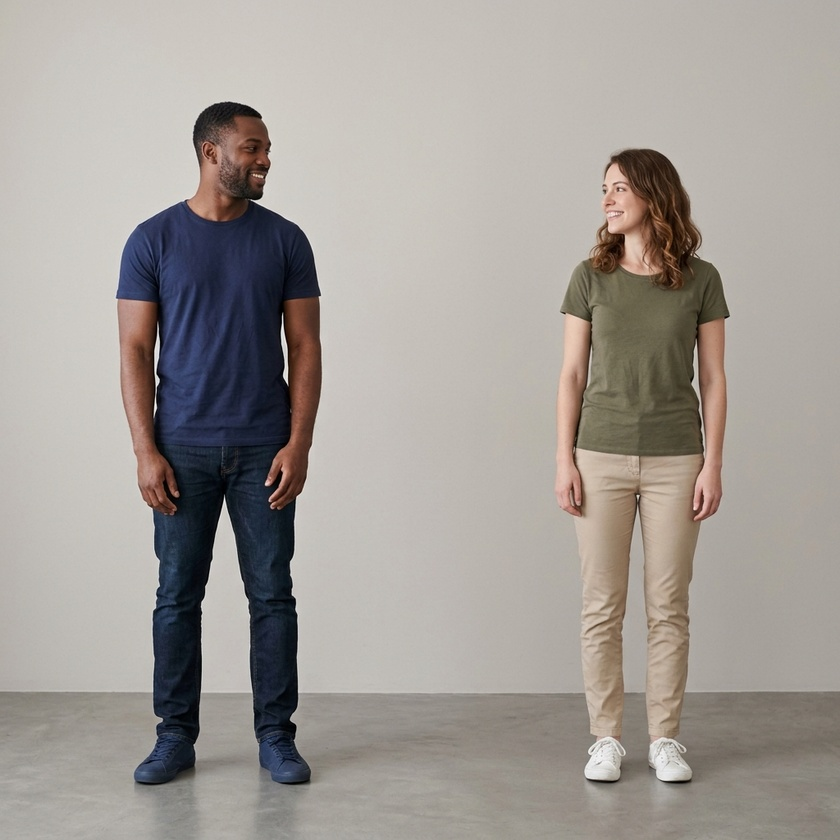
#> input picture test_image.jpg, 840 x 840 px, shrunk from 1024 x 1024 before the run
$ python debug_pipeline_stages.py --input test_image.jpg
#> lines starting #> are read from the running program, lines starting #| are printed output that depends on the picture; after the words box and inside, x2 and y2 are one past the last pixel; in counts of white or black regions, pixels touching at a corner belong together
### detection.py
import cv2
import numpy as np

_CUSTOM_WIN_W = 64
_CUSTOM_WIN_H = 128
_CUSTOM_CELL = 8
_CUSTOM_BINS = 9
_CUSTOM_BIN_WIDTH = 180.0 / _CUSTOM_BINS
_CUSTOM_BLOCK_EPS = 1e-6
_CUSTOM_SCORE_OFFSET = 10.0

_PEOPLE_SVM = None
_HOG_DETECTOR = None


def preprocess_for_hog(image):
    lab = cv2.cvtColor(image, cv2.COLOR_BGR2LAB)
    clahe = cv2.createCLAHE(clipLimit=3.0, tileGridSize=(8, 8))
    lab[:, :, 0] = clahe.apply(lab[:, :, 0])
    return cv2.cvtColor(lab, cv2.COLOR_LAB2BGR)


# [15 lines left out: functions shrink_boxes, _get_default_people_svm, not called in this run]


def _get_opencv_hog_detector():
    global _HOG_DETECTOR
    if _HOG_DETECTOR is None:
        hog = cv2.HOGDescriptor()
        hog.setSVMDetector(cv2.HOGDescriptor_getDefaultPeopleDetector())
        _HOG_DETECTOR = hog
    return _HOG_DETECTOR


# [41 lines left out: function _compute_hog_descriptor, not called in this run]


def _nms_xywh(boxes, scores, iou_threshold):
    if len(boxes) == 0:
        return []

    boxes = np.asarray(boxes, dtype=np.float32)
    scores = np.asarray(scores, dtype=np.float32)

    x1 = boxes[:, 0]
    y1 = boxes[:, 1]
    x2 = boxes[:, 0] + boxes[:, 2]
    y2 = boxes[:, 1] + boxes[:, 3]
    areas = (x2 - x1) * (y2 - y1)

    order = scores.argsort()[::-1]
    keep = []

    while order.size > 0:
        i = int(order[0])
        keep.append(i)
        if order.size == 1:
            break

        rest = order[1:]
        xx1 = np.maximum(x1[i], x1[rest])
        yy1 = np.maximum(y1[i], y1[rest])
        xx2 = np.minimum(x2[i], x2[rest])
        yy2 = np.minimum(y2[i], y2[rest])

        inter_w = np.maximum(0.0, xx2 - xx1)
        inter_h = np.maximum(0.0, yy2 - yy1)
        inter = inter_w * inter_h
        union = areas[i] + areas[rest] - inter
        iou = inter / np.maximum(union, 1e-6)

        order = rest[iou <= iou_threshold]

    return keep


# [41 lines left out: function _detect_humans_custom, not called in this run]


def detect_humans(
    image,
    win_stride=(8, 8),
    padding=(8, 8),
    scale=1.05,
    score_threshold=0.0,
    nms_threshold=0.25,
    hit_threshold=0.0,
    use_preprocessing=True,
    shrink_factor=0.0,
    backend="opencv",
):
    proc_image = preprocess_for_hog(image) if use_preprocessing else image

    if backend == "custom":
        boxes, weights = _detect_humans_custom(
            image=proc_image,
            win_stride=win_stride,
            scale=scale,
            hit_threshold=hit_threshold,
        )
    else:
        hog = _get_opencv_hog_detector()
        boxes, weights = hog.detectMultiScale(
            proc_image,
            winStride=win_stride,
            padding=padding,
            scale=scale,
            hitThreshold=hit_threshold,
        )

    if len(boxes) == 0:
        return []

    boxes = np.asarray(boxes, dtype=np.int32)
    weights = np.asarray(weights, dtype=np.float32).reshape(-1)

    score_keep = weights > score_threshold
    boxes = boxes[score_keep]
    weights = weights[score_keep]
    if len(boxes) == 0:
        return []

    keep_idx = _nms_xywh(boxes, weights, iou_threshold=nms_threshold)
    result = boxes.tolist() if len(keep_idx) == 0 else boxes[keep_idx].tolist()

    if shrink_factor > 0:
        result = shrink_boxes(result, factor=shrink_factor)

    return result


# [147 lines left out: functions _sanitize_rect, _largest_component_mask, get_binary_masks, filter_person_boxes, pick_swap_pair, not called in this run]

### debug_pipeline_stages.py
import argparse
import configparser
from pathlib import Path

import cv2
import numpy as np

from detection import detect_humans, get_binary_masks, preprocess_for_hog
from inpainting import inpaint_neighbor_averaging
from transformation import apply_translation


def load_cfg(path):
    cfg = configparser.ConfigParser()
    cfg.read(path, encoding="utf-8")
    return cfg


def cfg_get(cfg, section, key, fallback):
    if not cfg.has_option(section, key):
        return fallback
    if isinstance(fallback, bool):
        return cfg.getboolean(section, key)
    if isinstance(fallback, int):
        return cfg.getint(section, key)
    if isinstance(fallback, float):
        return cfg.getfloat(section, key)
    return cfg.get(section, key)


def save_image(outdir, name, image):
    cv2.imwrite(str(outdir / name), image)


def draw_boxes(image, boxes, color=(0, 255, 0), thickness=2):
    vis = image.copy()
    for i, (x, y, w, h) in enumerate(boxes):
        cv2.rectangle(vis, (x, y), (x + w, y + h), color, thickness)
        cv2.putText(
            vis,
            f"#{i} ({x},{y},{w},{h})",
            (x, max(16, y - 6)),
            cv2.FONT_HERSHEY_SIMPLEX,
            0.5,
            color,
            1,
            cv2.LINE_AA,
        )
    return vis


def overlay_mask(image, mask, color=(0, 0, 255), alpha=0.45):
    vis = image.copy().astype(np.float32)
    layer = np.zeros_like(vis)
    layer[:, :] = color
    mask_idx = mask > 0
    vis[mask_idx] = vis[mask_idx] * (1.0 - alpha) + layer[mask_idx] * alpha
    return np.clip(vis, 0, 255).astype(np.uint8)


def get_detection_params(cfg):
    return {
        "win_stride": (
            cfg_get(cfg, "detection", "win_stride_w", 8),
            cfg_get(cfg, "detection", "win_stride_h", 8),
        ),
        "padding": (
            cfg_get(cfg, "detection", "padding_w", 8),
            cfg_get(cfg, "detection", "padding_h", 8),
        ),
        "scale": cfg_get(cfg, "detection", "scale", 1.05),
        "score_threshold": cfg_get(cfg, "detection", "score_threshold", 0.0),
        "nms_threshold": cfg_get(cfg, "detection", "nms_threshold", 0.25),
        "hit_threshold": cfg_get(cfg, "detection", "hit_threshold", 0.0),
        "use_preprocessing": cfg_get(cfg, "detection", "use_preprocessing", True),
        "shrink_factor": cfg_get(cfg, "detection", "shrink_factor", 0.0),
    }


def write_summary(
    outdir, input_path, boxes, center_a, center_b, trans_a, trans_b, inpaint_mask, mask_a, mask_b
):
    with (outdir / "debug_summary.txt").open("w", encoding="utf-8") as f:
        f.write("Debug summary for pipeline stages\n")
        f.write(f"Input: {input_path}\n")
        f.write(f"Detected boxes: {len(boxes)}\n")
        for i, box in enumerate(boxes):
            f.write(f"  box_{i}: {box}\n")
        f.write(f"Centers: A={center_a}, B={center_b}\n")
        f.write(f"Translations: A={trans_a}, B={trans_b}\n")
        f.write(f"Inpaint pixels: {int(np.sum(inpaint_mask > 0))}\n")
        f.write(f"Mask A pixels: {int(np.sum(mask_a > 0))}\n")
        f.write(f"Mask B pixels: {int(np.sum(mask_b > 0))}\n")


def main():
    parser = argparse.ArgumentParser(description="Save debug images for each pipeline stage.")
    parser.add_argument("--config", default="config.cfg", help="Config file path.")
    parser.add_argument("--input", default="", help="Override input image path.")
    parser.add_argument(
        "--outdir", default="debug_stages", help="Output directory for debug images."
    )
    args = parser.parse_args()

    cfg = load_cfg(args.config)
    input_path = args.input or cfg_get(cfg, "pipeline", "input", "test_image.jpg")
    outdir = Path(args.outdir)
    outdir.mkdir(parents=True, exist_ok=True)

    image = cv2.imread(input_path)
#> image is the input picture: shape (840, 840, 3); mean B, G, R 150.8, 156, 161.7
    if image is None:
        raise FileNotFoundError(f"Cannot read input image: {input_path}")

    detection_params = get_detection_params(cfg)
    grabcut_iters = cfg_get(cfg, "masks", "grabcut_iters", 5)

    save_image(outdir, "00_original.jpg", image)
    hog_input = (
        preprocess_for_hog(image)
        if detection_params["use_preprocessing"]
        else image.copy()
    )
#> in preprocess_for_hog, `lab = cv2.cvtColor(image, cv2.COLOR_BGR2LAB)`: lab: shape (840, 840, 3); mean of channels 0, 1, 2 163.3, 129.6, 131.5
#> in preprocess_for_hog, `lab[:, :, 0] = clahe.apply(lab[:, :, 0])`: lab: shape (840, 840, 3); mean of channels 0, 1, 2 165, 129.6, 131.5
#> in preprocess_for_hog, `return cv2.cvtColor(lab, cv2.COLOR_LAB2BGR)`:
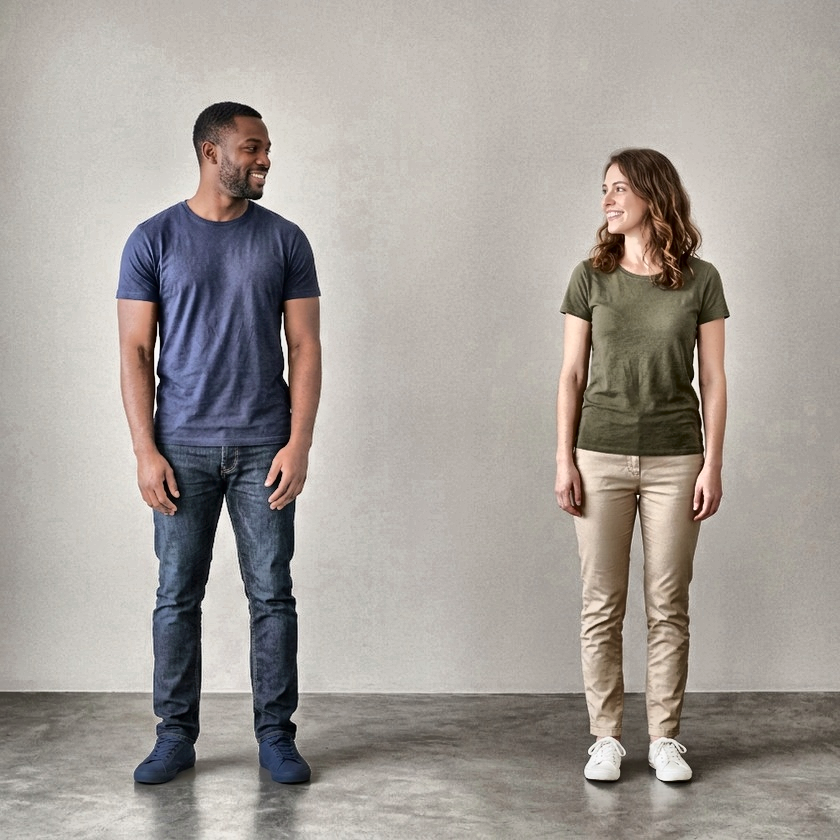
#> returned value: shape (840, 840, 3); mean B, G, R 152.3, 157.6, 163.7
    save_image(outdir, "01_hog_input.jpg", hog_input)

    boxes = detect_humans(image, **detection_params)
#> in detect_humans, `boxes, weights = hog.detectMultiScale( proc_image, winStride=win_strid..`: boxes = [[461, 89, 364, 729]]; weights = [1.11]
#> in detect_humans, `score_keep = weights > score_threshold`: score_keep = [True]
#> in _nms_xywh, `boxes = np.asarray(boxes, dtype=np.float32)`: boxes = [[461, 89, 364, 729]]
#> in _nms_xywh, `scores = np.asarray(scores, dtype=np.float32)`: scores = [1.11]
#> in _nms_xywh, `x1 = boxes[:, 0]`: x1 = [461]
#> in _nms_xywh, `y1 = boxes[:, 1]`: y1 = [89]
#> in _nms_xywh, `x2 = boxes[:, 0] + boxes[:, 2]`: x2 = [825]
#> in _nms_xywh, `y2 = boxes[:, 1] + boxes[:, 3]`: y2 = [818]
#> in _nms_xywh, `areas = (x2 - x1) * (y2 - y1)`: areas = [265356]
#> in _nms_xywh, `order = scores.argsort()[::-1]`: order = [0]
#> the loop in _nms_xywh, `while order.size > 0:` made 1 pass
#> in detect_humans, `result = boxes.tolist() if len(keep_idx) == 0 else boxes[keep_idx].tol..`: result = [[461, 89, 364, 729]]
#> boxes = [[461, 89, 364, 729]]
    save_image(outdir, "02_detected_boxes.jpg", draw_boxes(image, boxes))
#> the loop in draw_boxes, `for i, (x, y, w, h) in enumerate(boxes):` made 1 pass
#> after the loop in draw_boxes, `for i, (x, y, w, h) in enumerate(boxes):`:
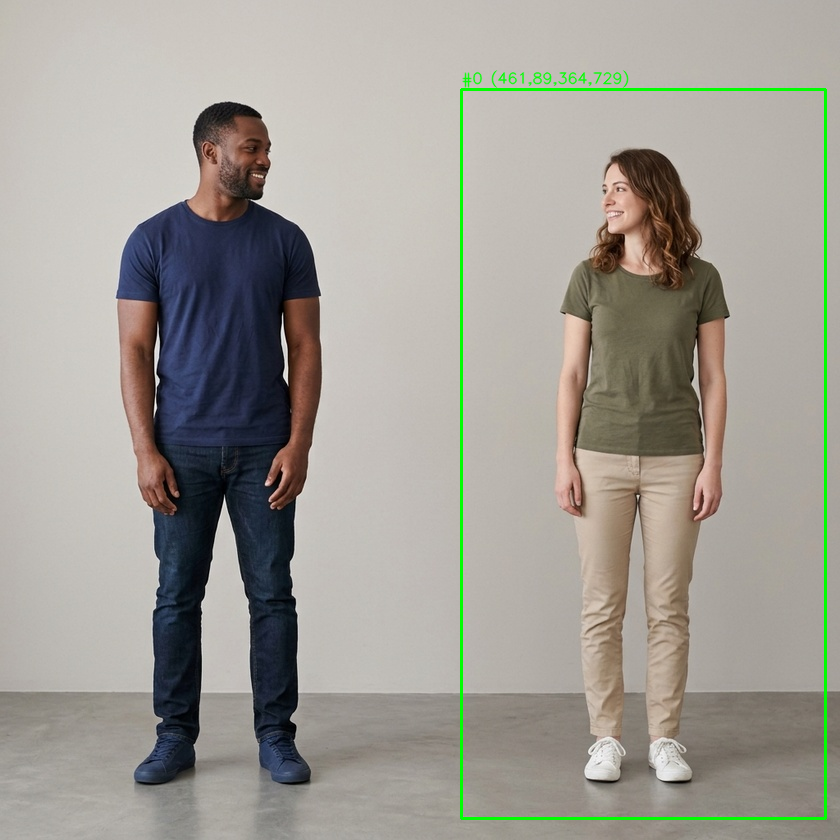
#> vis: shape (840, 840, 3); 1.1% of pixels changed, all inside (x1, y1, x2, y2) = (460, 70, 827, 820)
    if len(boxes) < 2:
        print("Detected fewer than 2 people; stopped after detection debug.")
        return

    masks_data = get_binary_masks(image, boxes, top_k=2, grabcut_iters=grabcut_iters)
    if len(masks_data) < 2:
        print("Failed to extract at least 2 masks; stopped after mask debug.")
        return

    (mask_a, rect_a), (mask_b, rect_b) = masks_data[:2]
    save_image(outdir, "03_mask_a.jpg", (mask_a * 255).astype(np.uint8))
    save_image(outdir, "04_mask_b.jpg", (mask_b * 255).astype(np.uint8))

    mask_overlay = overlay_mask(
        overlay_mask(image, mask_a, color=(0, 0, 255)),
        mask_b,
        color=(0, 255, 0),
    )
    save_image(outdir, "05_masks_overlay.jpg", mask_overlay)

    center_a = (rect_a[0] + rect_a[2] // 2, rect_a[1] + rect_a[3] // 2)
    center_b = (rect_b[0] + rect_b[2] // 2, rect_b[1] + rect_b[3] // 2)
    trans_vec_a = (center_b[0] - center_a[0], center_b[1] - center_a[1])
    trans_vec_b = (center_a[0] - center_b[0], center_a[1] - center_b[1])

    translated_a, translated_mask_a = apply_translation(image, mask_a, *trans_vec_a)
    translated_b, translated_mask_b = apply_translation(image, mask_b, *trans_vec_b)
    save_image(outdir, "06_translated_person_a.jpg", translated_a)
    save_image(outdir, "07_translated_person_b.jpg", translated_b)
    save_image(outdir, "08_translated_mask_a.jpg", (translated_mask_a * 255).astype(np.uint8))
    save_image(outdir, "09_translated_mask_b.jpg", (translated_mask_b * 255).astype(np.uint8))

    original_masks = cv2.bitwise_or(mask_a, mask_b)
    inpaint_mask = cv2.dilate(original_masks, np.ones((7, 7), np.uint8), iterations=2)
    save_image(outdir, "10_inpaint_mask.jpg", (inpaint_mask * 255).astype(np.uint8))

    clean_bg_input = image.copy()
    clean_bg_input[inpaint_mask > 0] = [0, 0, 0]
    save_image(outdir, "11_clean_bg_input.jpg", clean_bg_input)

    clean_bg = inpaint_neighbor_averaging(clean_bg_input, inpaint_mask)
    save_image(outdir, "12_clean_bg_inpainted.jpg", clean_bg)

    composite = clean_bg.copy()
    composite[translated_mask_a > 0] = translated_a[translated_mask_a > 0]
    composite[translated_mask_b > 0] = translated_b[translated_mask_b > 0]
    save_image(outdir, "13_composite_no_blend.jpg", composite)

    combined_placed = cv2.bitwise_or(translated_mask_a, translated_mask_b)
    inner_mask = cv2.erode(combined_placed, np.ones((5, 5), np.uint8), iterations=2)
    alpha = cv2.GaussianBlur(combined_placed.astype(np.float32) * 255, (15, 15), 0) / 255.0
    alpha = np.clip(alpha, 0, 1)
    alpha[inner_mask > 0] = 1.0

    save_image(outdir, "14_alpha_mask.jpg", (alpha * 255.0).astype(np.uint8))

    final = (
        alpha[:, :, None] * composite.astype(np.float64)
        + (1.0 - alpha[:, :, None]) * clean_bg.astype(np.float64)
    )
    final = np.clip(final, 0, 255).astype(np.uint8)
    save_image(outdir, "15_final_blended.jpg", final)

    write_summary(
        outdir,
        input_path,
        boxes,
        center_a,
        center_b,
        trans_vec_a,
        trans_vec_b,
        inpaint_mask,
        mask_a,
        mask_b,
    )

    print(f"Saved stage-by-stage debug images to: {outdir}")


if __name__ == "__main__":
    main()

$ run again, with smart_tune_best_balanced.jpg copied over test_image.jpg
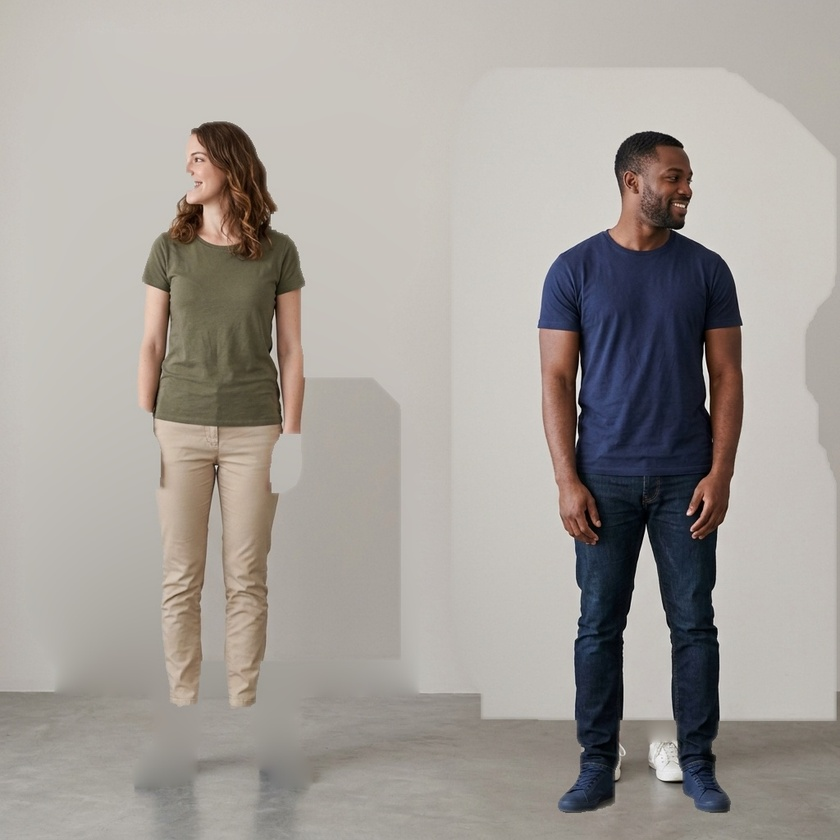
#> input picture smart_tune_best_balanced.jpg, 840 x 840 px, shrunk from 1024 x 1024 before the run
#> in main, image is the input picture: shape (840, 840, 3); mean B, G, R 153.7, 158.8, 163.9
#> in preprocess_for_hog, `return cv2.cvtColor(lab, cv2.COLOR_LAB2BGR)`:
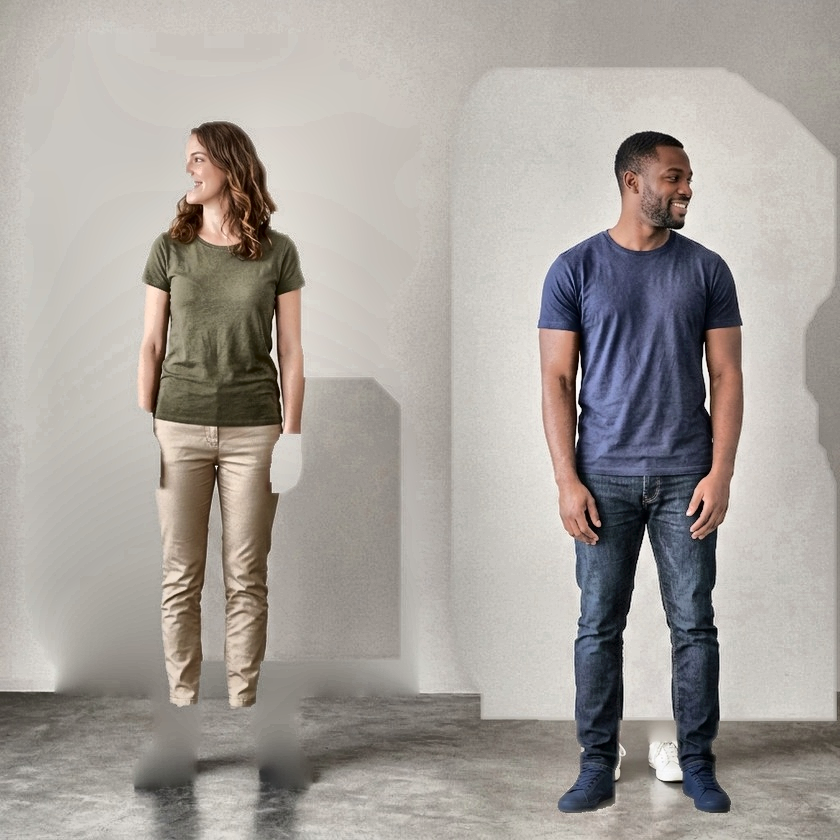
#> returned value: shape (840, 840, 3); mean B, G, R 155.4, 160.5, 166
#> in detect_humans, `boxes, weights = hog.detectMultiScale( proc_image, winStride=win_strid..`: boxes = [[36, 36, 372, 743]]; weights = [0.735]
#> score_keep = [True]
#> in _nms_xywh, `boxes = np.asarray(boxes, dtype=np.float32)`: boxes = [[36, 36, 372, 743]]
#> scores = [0.735]
#> x1 = [36]
#> x2 = [408]
#> y2 = [779]
#> areas = [276396]
#> order = [0]
#> the loop in _nms_xywh, `while order.size > 0:` made 1 pass
#> result = [[36, 36, 372, 743]]
#> the loop in draw_boxes, `for i, (x, y, w, h) in enumerate(boxes):` made 1 pass
#> after the loop in draw_boxes, `for i, (x, y, w, h) in enumerate(boxes):`:
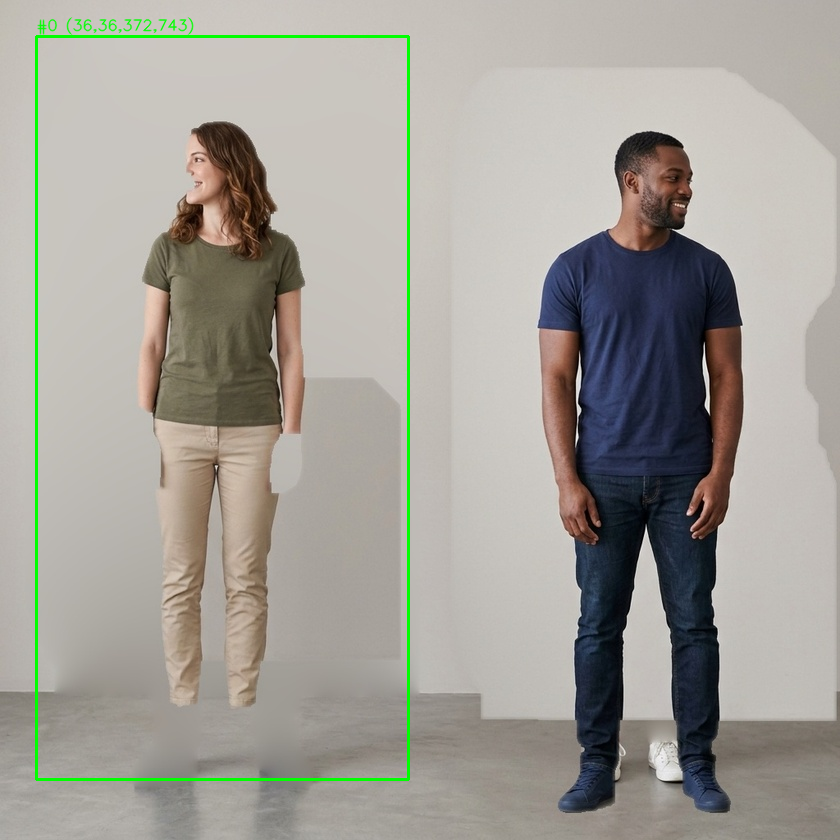
#> vis: shape (840, 840, 3); 1.1% of pixels changed, all inside (x1, y1, x2, y2) = (35, 17, 410, 781)

$ run again, with fudanped01.png saved as test_image.jpg
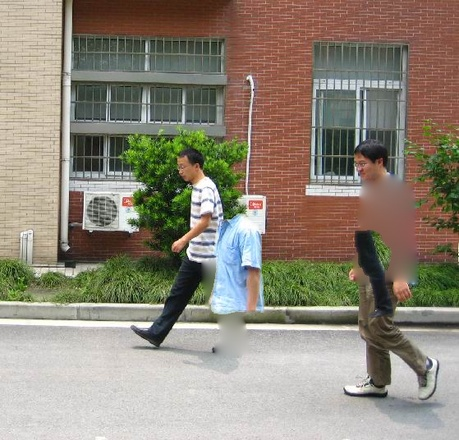
#> input picture fudanped01.png, 459 x 440 px, shrunk from 559 x 536 before the run
#> in main, image is the input picture: shape (440, 459, 3); mean B, G, R 121, 135.1, 143.1
#> in preprocess_for_hog, `return cv2.cvtColor(lab, cv2.COLOR_LAB2BGR)`:
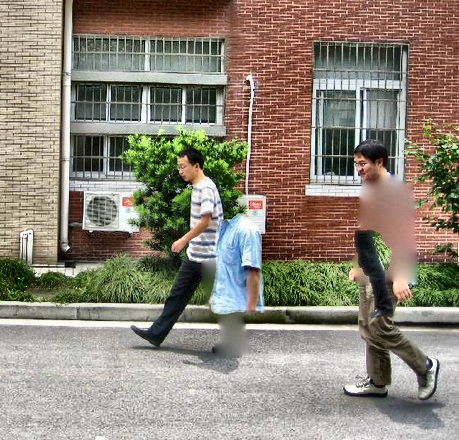
#> returned value: shape (440, 459, 3); mean B, G, R 119.2, 133.3, 141.3
#> in detect_humans, `boxes, weights = hog.detectMultiScale( proc_image, winStride=win_strid..`: boxes = ()
#> in main, `boxes = detect_humans(image, **detection_params)`: boxes = []
